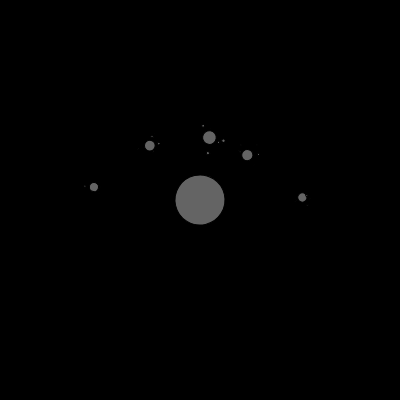
Frame 1 (no input)
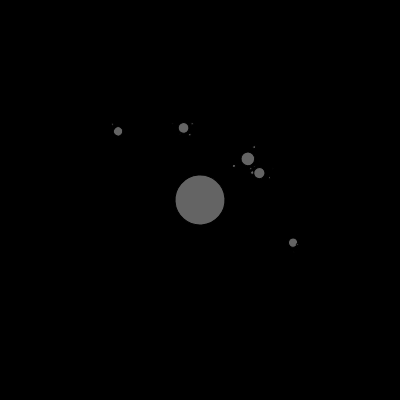
Frame 60 (no input)
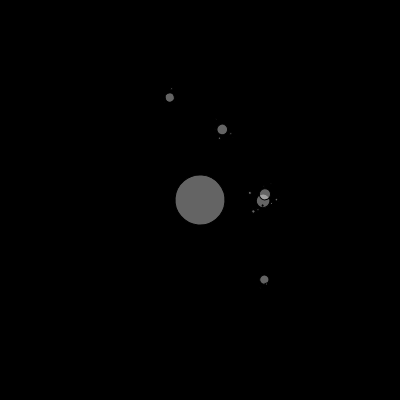
Frame 120 (the mouse pressed at the canvas centre since frame 60)

The p5.js sketch that drew these frames (run headless with seeded random() and noise() and a simulated clock; from frame 60 on, the mouse is pressed at the canvas centre):

// p5.js sketch
// ── sketch.js
let sun;

function setup() {
  createCanvas(400, 400);
  sun = new Planet(25, 0, 0);
  sun.spawnPlanets(5, 1);
}

function draw() {
  background(0);
  translate(width/2, height/2);
  sun.orbit();
  sun.show();
}

// ── planet.js
class Planet {
    constructor(r, d, o) {
        this.r = r;
        this.theta = random(TWO_PI);
        this.d = d;
        this.planets = [];
        this.orbitSpeed = o;
    }

    spawnPlanets(num, level) {
        for (let i = 0; i < num; i++) {
            let r = random(0.1*this.r, 0.5*this.r)/level;
            let d = random(2.1*this.r, 5*this.r)/level;
            let o = this.orbitSpeed = random(0.001, 0.01);
            this.planets.push(new Planet(r, d, o));
            if (level < 3) {
                let nume = Math.floor(random(0, 3));
                this.planets[i].spawnPlanets(num, level+1);
            }
        }
    }

    orbit(){
        this.theta += this.orbitSpeed;
        for (let planet of this.planets) {
            planet.orbit();
        }
    }
    show() {
        push();
        fill(255, 100);
        rotate(this.theta);
        translate(this.d, 0);
        ellipse(0, 0, this.r*2);  
        for (let planet of this.planets) {
            planet.show();
        }
        pop();
    }
}
